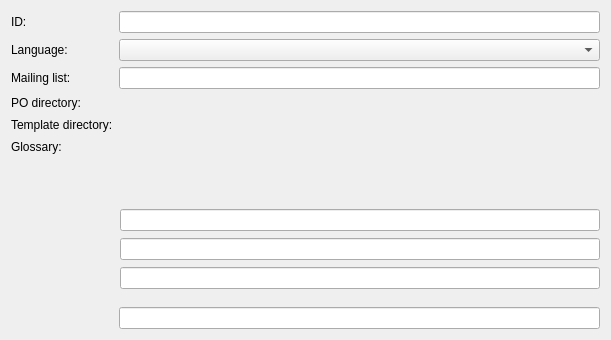
<ui version="4.0" >
 <class>prefs_projectmain</class>
 <widget class="QWidget" name="prefs_projectmain" >
  <property name="geometry" >
   <rect>
    <x>0</x>
    <y>0</y>
    <width>611</width>
    <height>340</height>
   </rect>
  </property>
  <layout class="QGridLayout" >
   <item row="1" column="0" >
    <widget class="QLabel" name="label_2" >
     <property name="text" >
      <string comment="@label:textbox" >Language:</string>
     </property>
    </widget>
   </item>
   <item row="1" column="1" >
    <widget class="QComboBox" name="LangCode" >
     <property name="minimumSize" >
      <size>
       <width>400</width>
       <height>0</height>
      </size>
     </property>
    </widget>
   </item>
   <item row="3" column="1" >
    <widget class="KUrlRequester" name="poBaseDir" >
     <property name="sizePolicy" >
      <sizepolicy vsizetype="Minimum" hsizetype="Preferred" >
       <horstretch>0</horstretch>
       <verstretch>0</verstretch>
      </sizepolicy>
     </property>
     <property name="minimumSize" >
      <size>
       <width>400</width>
       <height>16</height>
      </size>
     </property>
    </widget>
   </item>
   <item row="4" column="1" >
    <widget class="KUrlRequester" name="potBaseDir" >
     <property name="sizePolicy" >
      <sizepolicy vsizetype="Fixed" hsizetype="Preferred" >
       <horstretch>0</horstretch>
       <verstretch>0</verstretch>
      </sizepolicy>
     </property>
     <property name="minimumSize" >
      <size>
       <width>400</width>
       <height>16</height>
      </size>
     </property>
    </widget>
   </item>
   <item row="5" column="1" >
    <widget class="KUrlRequester" name="glossaryTbx" >
     <property name="sizePolicy" >
      <sizepolicy vsizetype="Fixed" hsizetype="Preferred" >
       <horstretch>0</horstretch>
       <verstretch>0</verstretch>
      </sizepolicy>
     </property>
     <property name="minimumSize" >
      <size>
       <width>400</width>
       <height>16</height>
      </size>
     </property>
    </widget>
   </item>
   <item row="3" column="0" >
    <widget class="QLabel" name="textLabel2_2" >
     <property name="text" >
      <string comment="@label:textbox" >PO directory:</string>
     </property>
     <property name="wordWrap" >
      <bool>false</bool>
     </property>
    </widget>
   </item>
   <item row="4" column="0" >
    <widget class="QLabel" name="textLabel2" >
     <property name="text" >
      <string comment="@label:textbox" >Template directory:</string>
     </property>
     <property name="wordWrap" >
      <bool>false</bool>
     </property>
    </widget>
   </item>
   <item row="5" column="0" >
    <widget class="QLabel" name="label" >
     <property name="text" >
      <string comment="@label:textbox" >Glossary:</string>
     </property>
    </widget>
   </item>
   <item row="6" column="1" >
    <spacer>
     <property name="orientation" >
      <enum>Qt::Vertical</enum>
     </property>
     <property name="sizeHint" >
      <size>
       <width>20</width>
       <height>40</height>
      </size>
     </property>
    </spacer>
   </item>
   <item row="0" column="1" >
    <widget class="QLineEdit" name="kcfg_ProjectID" />
   </item>
   <item row="0" column="0" >
    <widget class="QLabel" name="label_3" >
     <property name="text" >
      <string comment="@label:textbox" >ID:</string>
     </property>
    </widget>
   </item>
   <item row="2" column="1" >
    <widget class="QLineEdit" name="kcfg_MailingList" />
   </item>
   <item row="2" column="0" >
    <widget class="QLabel" name="label_4" >
     <property name="text" >
      <string comment="@label:textbox" >Mailing list:</string>
     </property>
    </widget>
   </item>
   <item row="7" column="1" >
    <widget class="QLineEdit" name="kcfg_LangCode" />
   </item>
  </layout>
  <widget class="RelPathSaver" name="kcfg_PoBaseDir" >
   <property name="geometry" >
    <rect>
     <x>120</x>
     <y>209</y>
     <width>480</width>
     <height>22</height>
    </rect>
   </property>
  </widget>
  <widget class="RelPathSaver" name="kcfg_GlossaryTbx" >
   <property name="geometry" >
    <rect>
     <x>120</x>
     <y>267</y>
     <width>480</width>
     <height>22</height>
    </rect>
   </property>
  </widget>
  <widget class="RelPathSaver" name="kcfg_PotBaseDir" >
   <property name="geometry" >
    <rect>
     <x>120</x>
     <y>238</y>
     <width>480</width>
     <height>22</height>
    </rect>
   </property>
  </widget>
 </widget>
 <layoutdefault spacing="6" margin="11" />
 <customwidgets>
  <customwidget>
   <class>KUrlRequester</class>
   <extends>QFrame</extends>
   <header>kurlrequester.h</header>
   <container>1</container>
  </customwidget>
  <customwidget>
   <class>RelPathSaver</class>
   <extends>QLineEdit</extends>
   <header>prefs.h</header>
  </customwidget>
 </customwidgets>
 <tabstops>
  <tabstop>kcfg_ProjectID</tabstop>
  <tabstop>LangCode</tabstop>
  <tabstop>kcfg_MailingList</tabstop>
  <tabstop>poBaseDir</tabstop>
  <tabstop>potBaseDir</tabstop>
  <tabstop>glossaryTbx</tabstop>
  <tabstop>kcfg_LangCode</tabstop>
  <tabstop>kcfg_PoBaseDir</tabstop>
  <tabstop>kcfg_PotBaseDir</tabstop>
  <tabstop>kcfg_GlossaryTbx</tabstop>
 </tabstops>
 <resources/>
 <connections>
  <connection>
   <sender>LangCode</sender>
   <signal>currentIndexChanged(QString)</signal>
   <receiver>kcfg_LangCode</receiver>
   <slot>setText(QString)</slot>
   <hints>
    <hint type="sourcelabel" >
     <x>361</x>
     <y>48</y>
    </hint>
    <hint type="destinationlabel" >
     <x>359</x>
     <y>190</y>
    </hint>
   </hints>
  </connection>
 </connections>
</ui>
